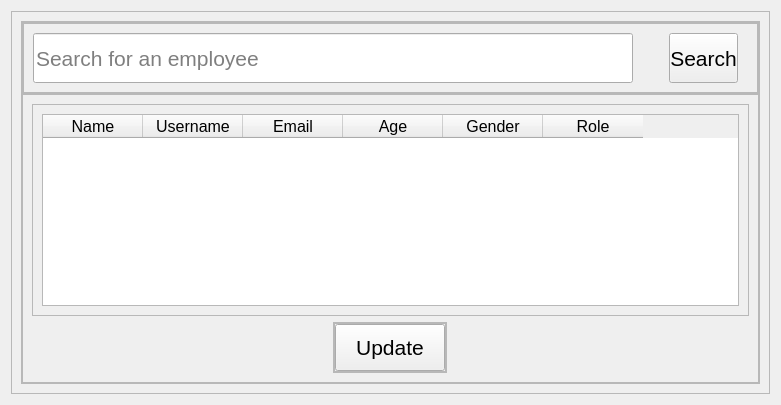
                   <widget class="QWidget" name="Employee">
                    <layout class="QVBoxLayout" name="verticalLayout_21">
                     <item>
                      <widget class="QFrame" name="frame_25">
                       <property name="frameShape">
                        <enum>QFrame::StyledPanel</enum>
                       </property>
                       <property name="frameShadow">
                        <enum>QFrame::Raised</enum>
                       </property>
                       <layout class="QVBoxLayout" name="verticalLayout_22">
                        <item>
                         <widget class="QFrame" name="frame_26">
                          <property name="frameShape">
                           <enum>QFrame::StyledPanel</enum>
                          </property>
                          <property name="frameShadow">
                           <enum>QFrame::Raised</enum>
                          </property>
                          <layout class="QVBoxLayout" name="verticalLayout_23">
                           <property name="spacing">
                            <number>0</number>
                           </property>
                           <property name="leftMargin">
                            <number>0</number>
                           </property>
                           <property name="topMargin">
                            <number>0</number>
                           </property>
                           <property name="rightMargin">
                            <number>0</number>
                           </property>
                           <property name="bottomMargin">
                            <number>0</number>
                           </property>
                           <item>
                            <widget class="QFrame" name="frame_27">
                             <property name="minimumSize">
                              <size>
                               <width>0</width>
                               <height>0</height>
                              </size>
                             </property>
                             <property name="maximumSize">
                              <size>
                               <width>16777215</width>
                               <height>80</height>
                              </size>
                             </property>
                             <property name="frameShape">
                              <enum>QFrame::StyledPanel</enum>
                             </property>
                             <property name="frameShadow">
                              <enum>QFrame::Raised</enum>
                             </property>
                             <layout class="QHBoxLayout" name="horizontalLayout_10">
                              <property name="spacing">
                               <number>0</number>
                              </property>
                              <property name="leftMargin">
                               <number>0</number>
                              </property>
                              <property name="topMargin">
                               <number>0</number>
                              </property>
                              <property name="rightMargin">
                               <number>0</number>
                              </property>
                              <property name="bottomMargin">
                               <number>0</number>
                              </property>
                              <item>
                               <widget class="QFrame" name="frame_28">
                                <property name="frameShape">
                                 <enum>QFrame::StyledPanel</enum>
                                </property>
                                <property name="frameShadow">
                                 <enum>QFrame::Raised</enum>
                                </property>
                                <layout class="QHBoxLayout" name="horizontalLayout_11">
                                 <item>
                                  <widget class="QLineEdit" name="rms_employees_searchLineEdit">
                                   <property name="minimumSize">
                                    <size>
                                     <width>600</width>
                                     <height>50</height>
                                    </size>
                                   </property>
                                   <property name="maximumSize">
                                    <size>
                                     <width>16777215</width>
                                     <height>16777215</height>
                                    </size>
                                   </property>
                                   <property name="styleSheet">
                                    <string notr="true">font:16pt</string>
                                   </property>
                                   <property name="placeholderText">
                                    <string>Search for an employee</string>
                                   </property>
                                  </widget>
                                 </item>
                                 <item>
                                  <spacer name="horizontalSpacer_3">
                                   <property name="orientation">
                                    <enum>Qt::Horizontal</enum>
                                   </property>
                                   <property name="sizeHint" stdset="0">
                                    <size>
                                     <width>30</width>
                                     <height>20</height>
                                    </size>
                                   </property>
                                  </spacer>
                                 </item>
                                 <item>
                                  <widget class="QPushButton" name="rms_employees_searchbtn">
                                   <property name="minimumSize">
                                    <size>
                                     <width>0</width>
                                     <height>50</height>
                                    </size>
                                   </property>
                                   <property name="styleSheet">
                                    <string notr="true">font:16pt;
margin-right:10;</string>
                                   </property>
                                   <property name="text">
                                    <string>Search</string>
                                   </property>
                                   <property name="icon">
                                    <iconset>
                                     <normaloff>../../../../../mnt/c/Users/prasa/Downloads/magnifying-glass.png</normaloff>../../../../../mnt/c/Users/prasa/Downloads/magnifying-glass.png</iconset>
                                   </property>
                                   <property name="iconSize">
                                    <size>
                                     <width>20</width>
                                     <height>20</height>
                                    </size>
                                   </property>
                                  </widget>
                                 </item>
                                </layout>
                               </widget>
                              </item>
                             </layout>
                            </widget>
                           </item>
                           <item>
                            <widget class="QFrame" name="frame_29">
                             <property name="frameShape">
                              <enum>QFrame::StyledPanel</enum>
                             </property>
                             <property name="frameShadow">
                              <enum>QFrame::Raised</enum>
                             </property>
                             <layout class="QVBoxLayout" name="verticalLayout_24">
                              <item>
                               <widget class="QFrame" name="frame_30">
                                <property name="frameShape">
                                 <enum>QFrame::StyledPanel</enum>
                                </property>
                                <property name="frameShadow">
                                 <enum>QFrame::Raised</enum>
                                </property>
                                <layout class="QVBoxLayout" name="verticalLayout_25">
                                 <item>
                                  <widget class="QTableWidget" name="tableWidget">
                                   <property name="styleSheet">
                                    <string notr="true">font:12pt;</string>
                                   </property>
                                   <column>
                                    <property name="text">
                                     <string>Name</string>
                                    </property>
                                   </column>
                                   <column>
                                    <property name="text">
                                     <string>Username</string>
                                    </property>
                                   </column>
                                   <column>
                                    <property name="text">
                                     <string>Email</string>
                                    </property>
                                   </column>
                                   <column>
                                    <property name="text">
                                     <string>Age</string>
                                    </property>
                                   </column>
                                   <column>
                                    <property name="text">
                                     <string>Gender</string>
                                    </property>
                                   </column>
                                   <column>
                                    <property name="text">
                                     <string>Role</string>
                                    </property>
                                   </column>
                                  </widget>
                                 </item>
                                </layout>
                               </widget>
                              </item>
                              <item alignment="Qt::AlignHCenter">
                               <widget class="QFrame" name="frame_31">
                                <property name="maximumSize">
                                 <size>
                                  <width>500</width>
                                  <height>100</height>
                                 </size>
                                </property>
                                <property name="frameShape">
                                 <enum>QFrame::StyledPanel</enum>
                                </property>
                                <property name="frameShadow">
                                 <enum>QFrame::Raised</enum>
                                </property>
                                <layout class="QVBoxLayout" name="verticalLayout_26">
                                 <property name="spacing">
                                  <number>0</number>
                                 </property>
                                 <property name="leftMargin">
                                  <number>0</number>
                                 </property>
                                 <property name="topMargin">
                                  <number>0</number>
                                 </property>
                                 <property name="rightMargin">
                                  <number>0</number>
                                 </property>
                                 <property name="bottomMargin">
                                  <number>0</number>
                                 </property>
                                 <item>
                                  <widget class="QFrame" name="frame_32">
                                   <property name="minimumSize">
                                    <size>
                                     <width>0</width>
                                     <height>0</height>
                                    </size>
                                   </property>
                                   <property name="maximumSize">
                                    <size>
                                     <width>500</width>
                                     <height>100</height>
                                    </size>
                                   </property>
                                   <property name="frameShape">
                                    <enum>QFrame::StyledPanel</enum>
                                   </property>
                                   <property name="frameShadow">
                                    <enum>QFrame::Raised</enum>
                                   </property>
                                   <layout class="QHBoxLayout" name="horizontalLayout_12">
                                    <property name="spacing">
                                     <number>9</number>
                                    </property>
                                    <property name="leftMargin">
                                     <number>0</number>
                                    </property>
                                    <property name="topMargin">
                                     <number>0</number>
                                    </property>
                                    <property name="rightMargin">
                                     <number>0</number>
                                    </property>
                                    <property name="bottomMargin">
                                     <number>0</number>
                                    </property>
                                    <item>
                                     <widget class="QPushButton" name="rms_employees_updatebtn">
                                      <property name="styleSheet">
                                       <string notr="true">font:16pt;
padding:10px 20px</string>
                                      </property>
                                      <property name="text">
                                       <string>Update</string>
                                      </property>
                                      <property name="icon">
                                       <iconset>
                                        <normaloff>../../../../../mnt/c/Users/prasa/Downloads/update.png</normaloff>../../../../../mnt/c/Users/prasa/Downloads/update.png</iconset>
                                      </property>
                                      <property name="iconSize">
                                       <size>
                                        <width>20</width>
                                        <height>20</height>
                                       </size>
                                      </property>
                                     </widget>
                                    </item>
                                   </layout>
                                  </widget>
                                 </item>
                                </layout>
                               </widget>
                              </item>
                             </layout>
                            </widget>
                           </item>
                          </layout>
                         </widget>
                        </item>
                       </layout>
                      </widget>
                     </item>
                    </layout>
                   </widget>
